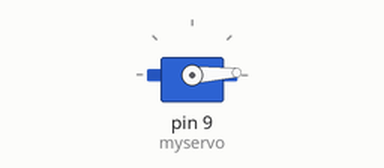
Bench run of a sketch on a simulated Arduino Uno, built with avr-gcc and run on an emulated ATmega328P. Shown: servo. What the sketch prints to the serial monitor is not drawn.

Above: at 0.05 s.
At 1.35 s:
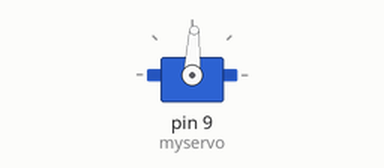
At 2.65 s:
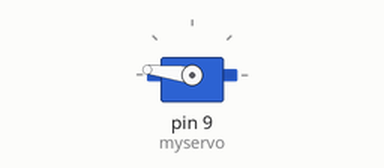
At 5.25 s:
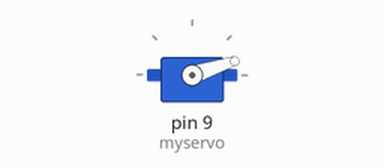
Timing chart, 0 to 7.2 s (numbered marks = the images above):
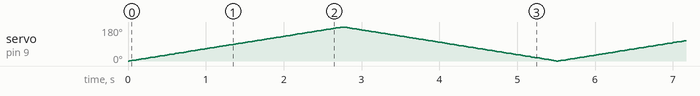

The sketch:

test_servo.ino
```cpp
#include <Servo.h>
#define RED 12
#define YELLOW 7
#define GREEN 4

Servo myservo;

int pos = 0;

void setup() {
  myservo.attach(9);
  pinMode(RED, INPUT);
  pinMode(YELLOW, INPUT);
  pinMode(GREEN, INPUT);
  Serial.begin(9600);
}

void loop() {
  for(pos = 0; pos <= 180; pos++)
  {
    if(((pos>=0) && (pos<40)) || ((pos>140) && (pos<=180)))
    {
      digitalWrite(RED, HIGH);
      digitalWrite(YELLOW, LOW);
      digitalWrite(GREEN, LOW);
    } else if(((pos>=40) && (pos<70)) || ((pos>110) && (pos<140)))
    {
      digitalWrite(RED, LOW);
      digitalWrite(YELLOW, HIGH);
      digitalWrite(GREEN, LOW);
    } else if(((pos>=70) && (pos<110)))
    {
      digitalWrite(RED, LOW);
      digitalWrite(YELLOW, LOW);
      digitalWrite(GREEN, HIGH);
    }
    myservo.write(pos);
    Serial.println(pos);
    delay(15);
  }
  for(pos = 180; pos >= 0; pos--)
  {
    if(((pos>=0) && (pos<40)) || ((pos>140) && (pos<=180)))
    {
      digitalWrite(RED, HIGH);
      digitalWrite(YELLOW, LOW);
      digitalWrite(GREEN, LOW);
    } else if(((pos>=40) && (pos<70)) || ((pos>110) && (pos<140)))
    {
      digitalWrite(RED, LOW);
      digitalWrite(YELLOW, HIGH);
      digitalWrite(GREEN, LOW);
    } else if(((pos>=70) && (pos<110)))
    {
      digitalWrite(RED, LOW);
      digitalWrite(YELLOW, LOW);
      digitalWrite(GREEN, HIGH);
    }
    myservo.write(pos);
    Serial.println(pos);
    delay(15);
  }

}
```
